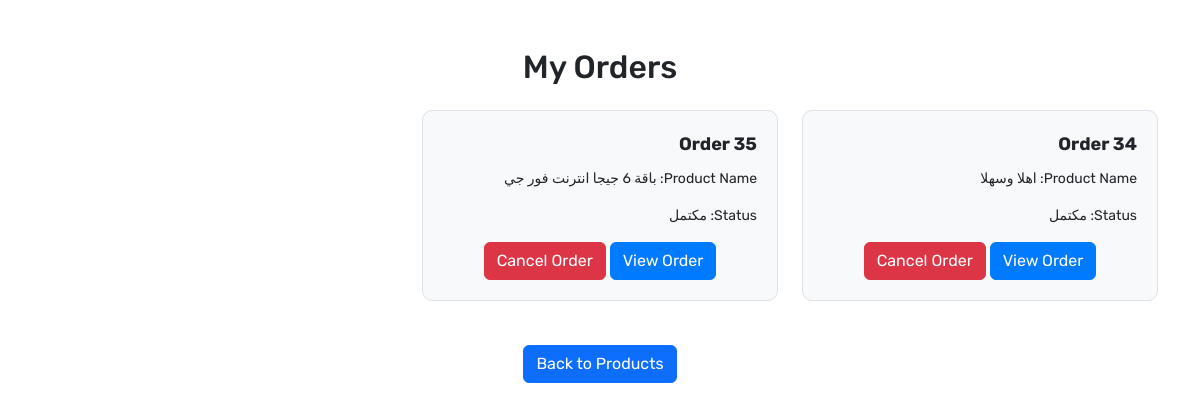
Page /shop/v_orders.php (signed in) on the committed database.
### tables this page shows
CREATE TABLE `Orders` (
  `order_id` int(11) NOT NULL,
  `user_id` int(11) DEFAULT NULL,
  `product_id` int(11) DEFAULT NULL,
  `order_date` datetime NOT NULL,
  `total_amount` decimal(10,2) NOT NULL,
  `status` varchar(50) NOT NULL,
  `payment_status` varchar(20) DEFAULT 'Pending'
);

CREATE TABLE `Products` (
  `product_id` int(11) NOT NULL,
  `category_id` int(11) DEFAULT NULL,
  `product_name` varchar(255) NOT NULL,
  `price` decimal(10,2) NOT NULL,
  `description` text DEFAULT NULL,
  `creation_at` datetime NOT NULL DEFAULT current_timestamp(),
  `status` varchar(50) NOT NULL DEFAULT 'available',
  `fee` decimal(10,2) NOT NULL DEFAULT 0.00
);

### shop/v_orders.php (the view, shortened to what this page needs)
<?php
$user_id = $_SESSION['user_id'];
$db = new SourceDb();
$conn = $db->connect();
$sql = "SELECT Orders.order_id, Products.product_name, Orders.order_date, Orders.total_amount, Orders.status
        FROM Orders
        INNER JOIN Products ON Orders.product_id = Products.product_id
        WHERE Orders.user_id = :user_id AND Orders.status != 2";
$stmt = $conn->prepare($sql);
$stmt->bindParam(':user_id', $user_id);
$stmt->execute();
$orders = $stmt->fetchAll(PDO::FETCH_ASSOC);
?>
<!DOCTYPE html>
<html lang="ar" dir="rtl">
<head>
    <link href="https://cdn.jsdelivr.net/npm/bootstrap@5.3.0-alpha1/dist/css/bootstrap.min.css" rel="stylesheet">
</head>
<body>
    <div class="container mt-5">
        <h2 class="text-center mb-4">My Orders</h2>
        <div class="row">
            <?php foreach ($orders as $order) : ?>
                <div class="col-md-4 mb-4">
                    <div class="order-card">
                        <div class="order-title">Order <?php echo $order['order_id']; ?></div>
                        <div class="order-details">
                            <p>Product Name: <?php echo $order['product_name']; ?></p>
                            <p>Status: <?php echo getStatusName($order['status']); ?></p>
                        </div>
                        <div class="text-center">
                            <a href="view_order.php?id=<?php echo $order['order_id']; ?>" class="btn btn-primary btn-view-order">View Order</a>
                            <a href="action.php?order=<?php echo $order['order_id']; ?>&status=2" class="btn btn-danger btn-cancel-order" onclick="return confirmCancelOrder('<?php echo $order['order_id']; ?>')">Cancel Order</a>
                        </div>
                    </div>
                </div>
            <?php endforeach; ?>
        </div>
        <div class="text-center">
            <a href="products.php" class="btn btn-primary">Back to Products</a>
        </div>
    </div>
<?php
function getStatusName($status) {
    switch ($status) {
        case 1:
            return 'مكتمل';
    }
}
?>
</body>
</html>

### shop/v_orders.php (style rules this page uses)
body { font-family: 'Rubik', sans-serif; }
.order-card { border: 1px solid #dee2e6; border-radius: 10px; padding: 20px; margin-bottom: 20px; background-color: #f8f9fa; }
.order-title { font-size: 18px; font-weight: bold; }
.order-details { margin-top: 10px; font-size: 14px; }
.btn-view-order { background-color: #007bff; border-color: #007bff; }

### rows in the picture
orders: order_id "34", product.product_name "اهلا وسهلا", status "مكتمل"
orders: order_id "35", product.product_name "باقة 6 جيجا انترنت فور جي", status "مكتمل"
